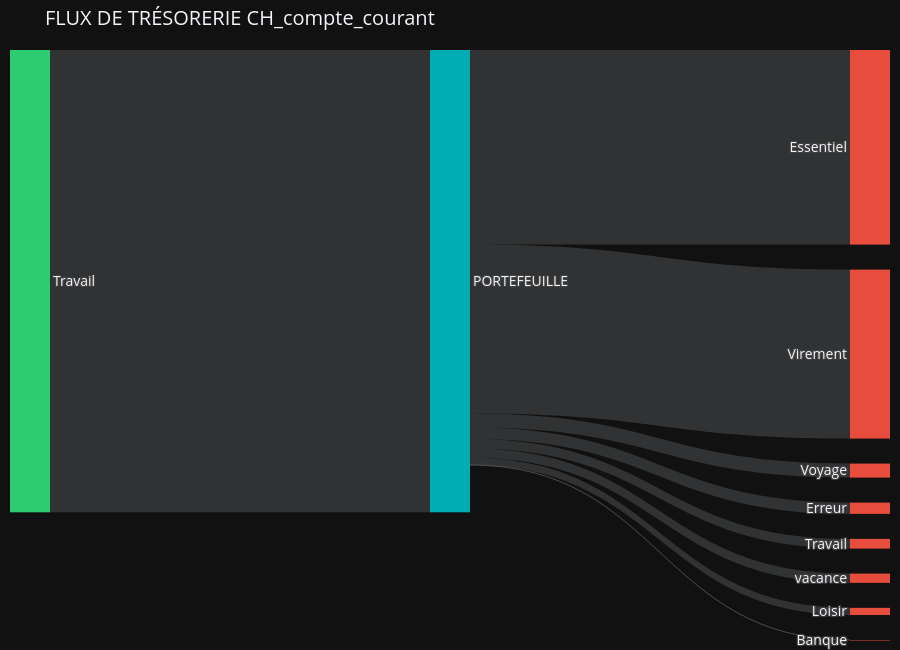

Write notebook code for a chart like this one.
### Code cell
import plotly.graph_objects as go
import pandas as pd

def generer_sankey_entonnoir_pur(df_raw,name):
    df = df_raw.copy()
    df['Valeur'] = df['Valeur'].abs()

    # 1. Extraction des deux types
    df_rev = df[df['Type'] == 'Revenu']
    df_dep = df[df['Type'] == 'Depense']

    # --- ÉTAPE 1 : REVENUS -> POINT CENTRAL ---
    flux_entree = df_rev.groupby('Categorie')['Valeur'].sum().reset_index()
    flux_entree.columns = ['source', 'value']
    flux_entree['target'] = 'PORTEFEUILLE'
    # Suffixe pour éviter les collisions de noms entre revenu et dépense
    flux_entree['source'] = flux_entree['source'] + " " 

    # --- ÉTAPE 2 : POINT CENTRAL -> DÉPENSES ---
    flux_sortie = df_dep.groupby('Categorie')['Valeur'].sum().reset_index()
    flux_sortie.columns = ['target', 'value']
    flux_sortie['source'] = 'PORTEFEUILLE'

    # Fusion des flux
    flux_total = pd.concat([flux_entree, flux_sortie], ignore_index=True)

    # 2. Indexation des noeuds
    nodes = list(pd.unique(flux_total[['source', 'target']].values.ravel('K')))
    mapping = {node: i for i, node in enumerate(nodes)}
    
    flux_total['source_idx'] = flux_total['source'].map(mapping)
    flux_total['target_idx'] = flux_total['target'].map(mapping)

    # 3. Couleurs pour un look "Premium Dashboard"
    node_colors = []
    for node in nodes:
        if node == 'PORTEFEUILLE':
            node_colors.append("#00adb5") # Ton cyan fétiche pour le centre
        elif node.endswith(" "):
            node_colors.append("#2ecc71") # Vert pour les Revenus
        else:
            node_colors.append("#e74c3c") # Rouge pour les Dépenses

    # 4. Création du graphique
    fig = go.Figure(data=[go.Sankey(
        arrangement = "snap",
        node = dict(
          pad = 25,
          thickness = 40,
          label = [n.strip() for n in nodes], # On enlève l'espace pour l'affichage
          color = node_colors,
          line = dict(color = "rgba(0,0,0,0)", width = 0)
        ),
        link = dict(
          source = flux_total['source_idx'],
          target = flux_total['target_idx'],
          value = flux_total['value'],
          color = "rgba(144, 148, 151, 0.25)" # Liens discrets
        )
    )])

    fig.update_layout(
        title_text=f"FLUX DE TRÉSORERIE {name}",
        template="plotly_dark",
        font_size=14,
        height=650,
        margin=dict(l=10, r=10, t=50, b=10)
    )
    
    fig.show()
nb = 0
# --- TEST ---
generer_sankey_entonnoir_pur(compta.liste_compte[nb].df,compta.liste_compte[nb].account_name  )

### Figure 1 — Plotly figure (JSON) as saved in the notebook; plotly's stock layout.template omitted (floating-point values rounded to 4 significant figures)
{"data": [{"arrangement": "snap", "link": {"color": "rgba(144, 148, 151, 0.25)", "source": [0, 1, 1, 1, 1, 1, 1, 1, 1], "target": [1, 2, 3, 4, 5, 6, 7, 8, 9], "value": [10940.0, 0.3, 267, 4607.0, 168.7, 230, 4000, 331.9, 219.1]}, "node": {"color": ["#2ecc71", "#00adb5", "#e74c3c", "#e74c3c", "#e74c3c", "#e74c3c", "#e74c3c", "#e74c3c", "#e74c3c", "#e74c3c"], "label": ["Travail", "PORTEFEUILLE", "Banque", "Erreur", "Essentiel", "Loisir", "Travail", "Virement", "Voyage", "vacance"], "line": {"color": "rgba(0,0,0,0)", "width": 0}, "pad": 25, "thickness": 40}, "type": "sankey"}], "layout": {"font": {"size": 14}, "height": 650, "margin": {"b": 10, "l": 10, "r": 10, "t": 50}, "title": {"text": "FLUX DE TRÉSORERIE CH_compte_courant"}}}
